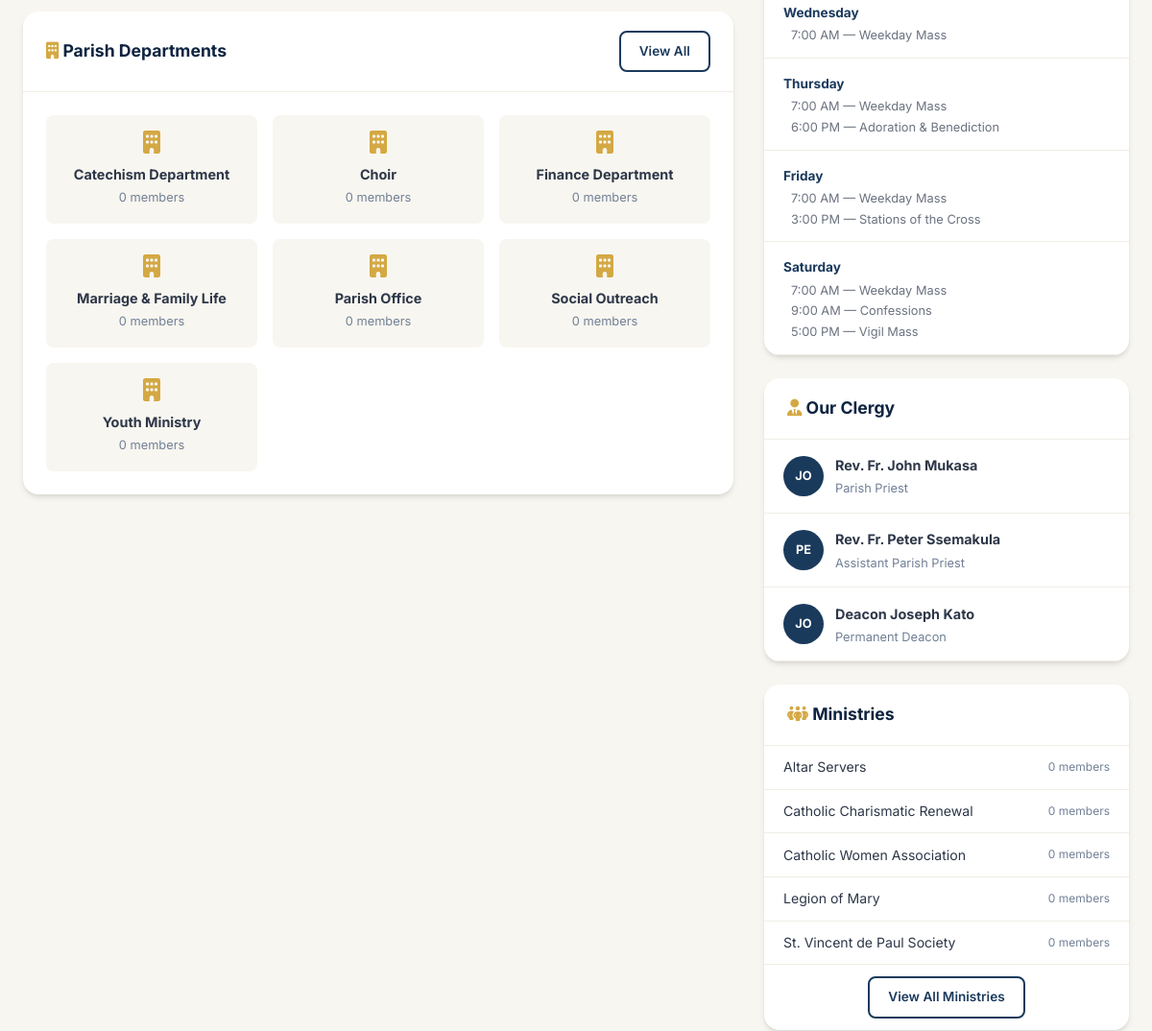
Before: /pages/dashboard.php (middle part) with the older database file.
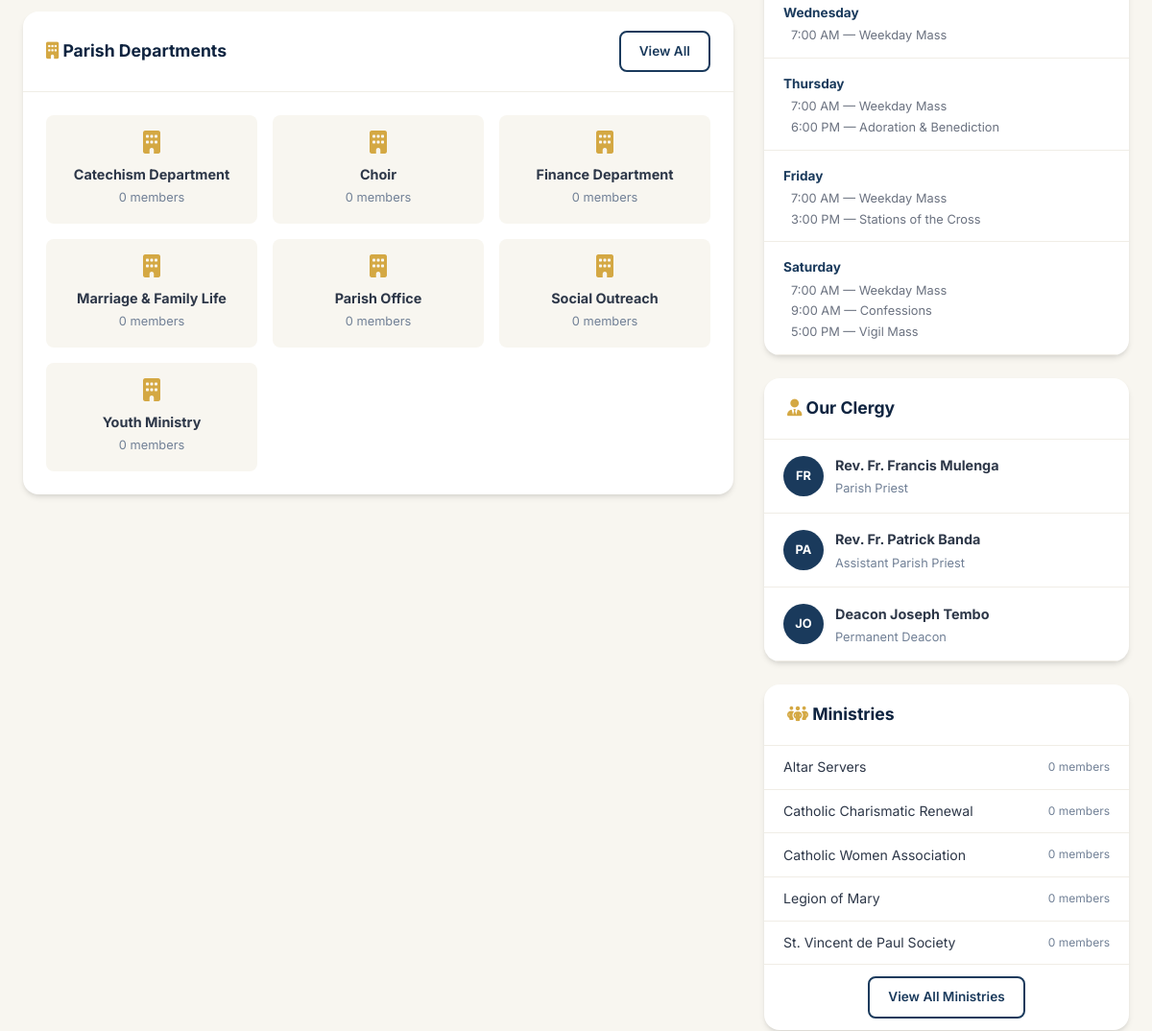
After: the same page with the newer database file.
### tables this page shows
CREATE TABLE clergy (
    id INT AUTO_INCREMENT PRIMARY KEY,
    user_id INT,
    title VARCHAR(50) NOT NULL,
    full_name VARCHAR(200) NOT NULL,
    position VARCHAR(150) NOT NULL,
    bio TEXT,
    photo VARCHAR(255),
    ordination_date DATE,
    appointment_date DATE,
    is_active TINYINT(1) DEFAULT 1,
    display_order INT DEFAULT 0,
    created_at TIMESTAMP DEFAULT CURRENT_TIMESTAMP,
    FOREIGN KEY (user_id) REFERENCES users(id) ON DELETE SET NULL
);

### config/database.php (called while the page is built, shortened)
<?php
class Database {
    private static $instance = null;
    private $connection;
    private function __construct() {
        try {
            $dsn = "mysql:host=" . DB_HOST . ";dbname=" . DB_NAME . ";charset=" . DB_CHARSET;
            $this->connection = new PDO($dsn, DB_USER, DB_PASS, [
                PDO::ATTR_ERRMODE => PDO::ERRMODE_EXCEPTION,
                PDO::ATTR_DEFAULT_FETCH_MODE => PDO::FETCH_ASSOC,
                PDO::ATTR_EMULATE_PREPARES => false,
            ]);
        } catch (PDOException $e) {
            error_log("Database connection failed: " . $e->getMessage());
            die("Database connection failed. Please try again later.");
        }
    }
    public static function getInstance() {
        if (self::$instance === null) {
            self::$instance = new self();
        }
        return self::$instance;
    }
    public function query($sql, $params = []) {
        $stmt = $this->connection->prepare($sql);
        $stmt->execute($params);
        return $stmt;
    }
    public function fetchAll($sql, $params = []) {
        return $this->query($sql, $params)->fetchAll();
    }
}

### config/app.php (called while the page is built, shortened)
<?php
require_once APP_ROOT . '/config/database.php';
function sanitize($input) {
    return htmlspecialchars(trim($input), ENT_QUOTES, 'UTF-8');
}

### pages/dashboard.php (the view, shortened to what the changed rows need)
<?php
require_once __DIR__ . '/../config/app.php';
$db = Database::getInstance();
$clergy = $db->fetchAll("SELECT * FROM clergy WHERE is_active = 1 ORDER BY display_order");
?>
<!DOCTYPE html>
<html lang="en">
<head>
    <link rel="stylesheet" href="https://cdnjs.cloudflare.com/ajax/libs/font-awesome/6.5.1/css/all.min.css">
    <link rel="stylesheet" href="/holy-trinity/assets/css/style.css">
</head>
<body>
    <div style="max-width:1200px; margin:0 auto; padding:2rem 1.5rem;">
        <div style="display:grid; grid-template-columns:1fr 380px; gap:2rem;" class="grid-2">
            <div>
                <div class="card mb-3">
                    <div class="card-body" style="padding:0;">
                        <?php foreach ($clergy as $c): ?>
                        <div style="padding:0.85rem 1.25rem; border-bottom:1px solid var(--light-gray); display:flex; align-items:center; gap:0.75rem;">
                            <?php if ($c['photo']): ?>
                                <img src="/holy-trinity/uploads/clergy/<?= sanitize($c['photo']) ?>" style="width:42px; height:42px; border-radius:50%; object-fit:cover;">
                            <?php else: ?>
                                <div style="width:42px; height:42px; border-radius:50%; background:var(--primary); color:var(--white); display:flex; align-items:center; justify-content:center; font-weight:700; font-size:0.8rem;">
                                    <?= strtoupper(substr($c['full_name'],0,2)) ?>
                                </div>
                            <?php endif; ?>
                            <div>
                                <strong style="font-size:0.9rem;"><?= sanitize($c['title'] . ' ' . $c['full_name']) ?></strong>
                                <div class="text-muted" style="font-size:0.8rem;"><?= sanitize($c['position']) ?></div>
                            </div>
                        </div>
                        <?php endforeach; ?>
                    </div>
                </div>
            </div>
        </div>
    </div>
</body>
</html>

Changed rows visible on the page:
changed clergy "Parish Priest": full_name "JO" → "FR"; title+full_name "Rev. Fr. John Mukasa" → "Rev. Fr. Francis Mulenga"
changed clergy "Assistant Parish Priest": full_name "PE" → "PA"; title+full_name "Rev. Fr. Peter Ssemakula" → "Rev. Fr. Patrick Banda"
changed clergy "JO": title+full_name "Deacon Joseph Kato" → "Deacon Joseph Tembo"
